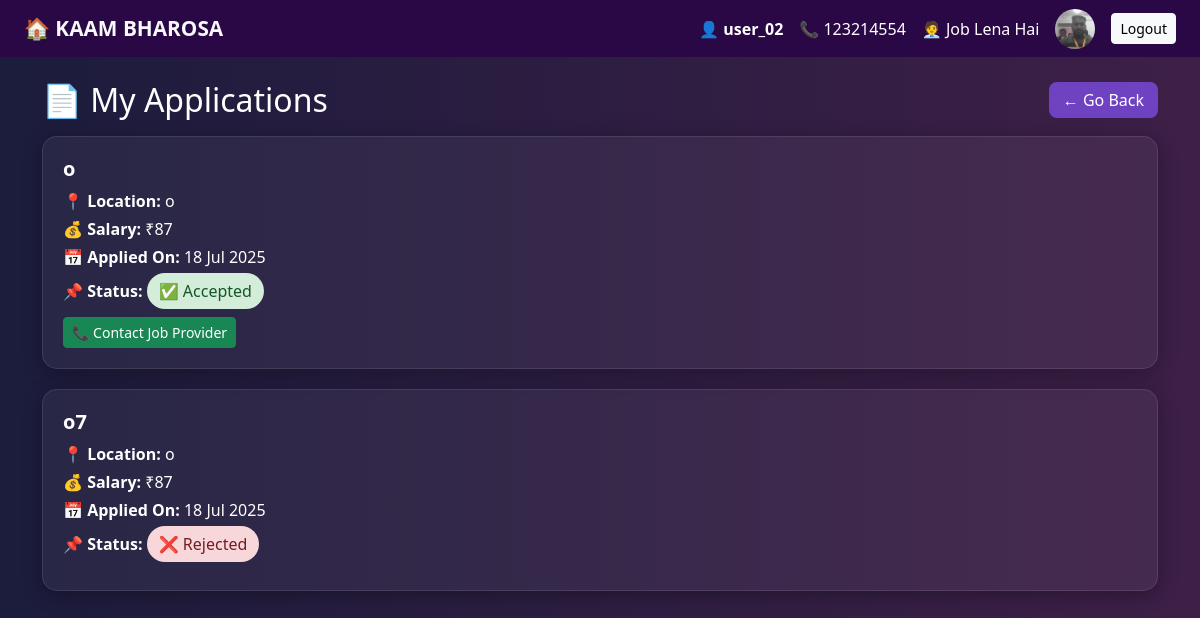
/jobs/my-applications/ (signed in), run on the app's committed database.
### accounts/models.py (models this page shows, shortened)
class UserProfile(models.Model):
    ROLE_CHOICES = [
        ('job_seeker', 'Job Lena Hai'),
        ('job_provider', 'Job Dena Hai'),
    ]
    user = models.OneToOneField(User, on_delete=models.CASCADE)
    phone = models.CharField(max_length=15)
    role = models.CharField(max_length=20, choices=ROLE_CHOICES)
    profile_photo = models.ImageField(upload_to='profile_photos/', blank=True)

### jobs/models.py (models this page shows, shortened)
class JobApplication(models.Model):
    STATUS_CHOICES = [
        ('applied', 'Applied'),
        ('accepted', 'Accepted'),
        ('rejected', 'Rejected'),
    ]
    job = models.ForeignKey(Job, on_delete=models.CASCADE, related_name='applications')
    applicant = models.ForeignKey(User, on_delete=models.CASCADE, related_name='applications')
    status = models.CharField(max_length=10, choices=STATUS_CHOICES, default='applied')
    applied_at = models.DateTimeField(auto_now_add=True)

class Job(models.Model):
    CATEGORY_CHOICES = [
        ('plumber', 'Plumber'),
        ('electrician', 'Electrician'),
        ('mistri', 'Mistri'),
        ('labour', 'Labour'),
        ('halwai', 'Halwai'),
        ('saloon', 'Saloon Worker'),
        ('mechanic', 'Mechanic'),
        ('driver', 'Driver'),
        ('welder', 'Welder'),
        ('painter', 'Painter'),
        ('carpenter', 'Carpenter'),
        ('helper', 'Helper'),
        ('security', 'Security Guard'),
        ('gardener', 'Gardener'),
        ('cleaner', 'Cleaner'),
        ('cook', 'Cook'),
        ('other', 'Other'),
    ]
    title = models.CharField(max_length=100)
    description = models.TextField()
    category = models.CharField(max_length=20, choices=CATEGORY_CHOICES)
    location = models.CharField(max_length=200)
    salary = models.IntegerField()
    duration_days = models.IntegerField()
    number_of_workers = models.IntegerField(default=1)
    posted_by = models.ForeignKey(User, on_delete=models.CASCADE, related_name='posted_jobs')
    created_at = models.DateTimeField(auto_now_add=True)
    latitude = models.CharField(max_length=100, default="0.0")
    longitude = models.CharField(max_length=100,default="0.0")

### jobs/views.py (the view)
# urls.py: path('my-applications/', views.my_applications, name='my_applications'),
@login_required
def my_applications(request):
    applications = JobApplication.objects.filter(applicant=request.user).select_related('job')
    return render(request, 'jobs/my_applications.html', {'applications': applications})

### templates/jobs/my_applications.html (shortened to what this page needs)
{% load static %}
<!DOCTYPE html>
<html lang="en">
<head>
  <link href="https://cdn.jsdelivr.net/npm/bootstrap@5.3.0/dist/css/bootstrap.min.css" rel="stylesheet">
</head>
<body>
<nav class="navbar navbar-expand-lg px-4">
  <a class="navbar-brand" href="/">🏠 KAAM BHAROSA</a>
  <div class="collapse navbar-collapse">
    <ul class="navbar-nav ms-auto align-items-center">
      {% if user.is_authenticated %}
        <li class="nav-item text-white me-3">👤 <strong>{{ user.username }}</strong></li>
        {% if user.userprofile %}
          <li class="nav-item text-white me-3">📞 {{ user.userprofile.phone }}</li>
          <li class="nav-item text-white me-3">🧑‍💼 {{ user.userprofile.get_role_display }}</li>
          <li class="nav-item me-3">
            <img src="{{ user.userprofile.profile_photo.url }}" alt="Profile">
          </li>
        {% endif %}
        <li class="nav-item">
          <a href="{% url 'logout' %}" class="btn btn-light btn-sm">Logout</a>
        </li>
      {% else %}
        <li class="nav-item me-2"><a href="{% url 'login' %}" class="btn btn-light btn-sm">Login</a></li>
        <li class="nav-item"><a href="{% url 'signup' %}" class="btn btn-warning btn-sm">Sign Up</a></li>
      {% endif %}
    </ul>
  </div>
</nav>
<div class="container mt-4">
  <div class="d-flex justify-content-between align-items-center mb-3">
    <h2 class="mb-0">📄 My Applications</h2>
    <a href="{% url 'job_list' %}" class="btn btn-back">← Go Back</a>
  </div>
  {% if applications %}
    {% for app in applications %}
      <div class="app-card">
        <h5 class="fw-bold">{{ app.job.title }}</h5>
        <p class="mb-1">📍 <strong>Location:</strong> {{ app.job.location }}</p>
        <p class="mb-1">💰 <strong>Salary:</strong> ₹{{ app.job.salary }}</p>
        <p class="mb-1">📅 <strong>Applied On:</strong> {{ app.applied_at|date:"d M Y" }}</p>
        <p class="mb-2">📌 <strong>Status:</strong>
          {% if app.status == 'applied' %}
            <span class="status-pending">🕓 Pending</span>
          {% elif app.status == 'accepted' %}
            <span class="status-accepted">✅ Accepted</span>
          {% else %}
            <span class="status-rejected">❌ Rejected</span>
          {% endif %}
        </p>
        {% if app.status == 'accepted' %}
          <a href="{% url 'contact_applicant' app.id %}" class="btn btn-success btn-sm">📞 Contact Job Provider</a>
        {% endif %}
      </div>
    {% endfor %}
  {% else %}
    <div class="alert alert-warning text-center mt-4">
      You haven't applied to any jobs yet.
    </div>
  {% endif %}
</div>
</body>
</html>

### templates/jobs/my_applications.html (style rules this page uses)
body { background: linear-gradient(to right, #1c1c3c, #3e1f47); color: #fff; min-height: 100vh; font-family: 'Segoe UI', sans-serif; }
.navbar { background-color: #2a0845; }
.navbar-brand { font-weight: bold; color: #f8f9fa !important; font-size: 1.3rem; }
.navbar img { width: 40px; height: 40px; border-radius: 50%; object-fit: cover; }
.app-card { background-color: rgba(255, 255, 255, 0.05); border: 1px solid rgba(255, 255, 255, 0.1); border-radius: 15px; padding: 20px; margin-bottom: 20px; box-shadow: 0 4px 20px rgba(0, 0, 0, 0.3); }
.status-accepted { background-color: #d4edda; color: #155724; padding: 6px 12px; border-radius: 20px; display: inline-block; font-weight: 500; }
.status-rejected { background-color: #f8d7da; color: #721c24; padding: 6px 12px; border-radius: 20px; display: inline-block; font-weight: 500; }
.btn-back { background-color: #6f42c1; color: white; border: none; border-radius: 8px; padding: 6px 14px; }

### data on the page
JobApplication: job "o", job.location "o", job.salary "87", applied_at "18 Jul 2025", status "✅ Accepted"
JobApplication: job "o7", job.location "o", job.salary "87", applied_at "18 Jul 2025", status "❌ Rejected"

### other printed values
{{ user.username }} "user_02"
{{ user.userprofile.phone }} "123214554"
{{ user.userprofile.get_role_display }} "Job Lena Hai"
